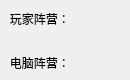
<?xml version="1.0" encoding="UTF-8"?>
<ui version="4.0">
 <class>MarkBoard</class>
 <widget class="QWidget" name="MarkBoard">
  <property name="geometry">
   <rect>
    <x>0</x>
    <y>0</y>
    <width>130</width>
    <height>80</height>
   </rect>
  </property>
  <property name="windowTitle">
   <string>Form</string>
  </property>
  <widget class="QWidget" name="gridLayoutWidget">
   <property name="geometry">
    <rect>
     <x>0</x>
     <y>0</y>
     <width>131</width>
     <height>81</height>
    </rect>
   </property>
   <layout class="QGridLayout" name="gridLayout">
    <item row="0" column="0">
     <widget class="QLabel" name="label">
      <property name="palette">
       <palette>
        <active>
         <colorrole role="Text">
          <brush brushstyle="SolidPattern">
           <color alpha="255">
            <red>255</red>
            <green>255</green>
            <blue>0</blue>
           </color>
          </brush>
         </colorrole>
         <colorrole role="PlaceholderText">
          <brush brushstyle="SolidPattern">
           <color alpha="128">
            <red>255</red>
            <green>255</green>
            <blue>0</blue>
           </color>
          </brush>
         </colorrole>
        </active>
        <inactive>
         <colorrole role="Text">
          <brush brushstyle="SolidPattern">
           <color alpha="255">
            <red>255</red>
            <green>255</green>
            <blue>0</blue>
           </color>
          </brush>
         </colorrole>
         <colorrole role="PlaceholderText">
          <brush brushstyle="SolidPattern">
           <color alpha="128">
            <red>255</red>
            <green>255</green>
            <blue>0</blue>
           </color>
          </brush>
         </colorrole>
        </inactive>
        <disabled>
         <colorrole role="Text">
          <brush brushstyle="SolidPattern">
           <color alpha="255">
            <red>120</red>
            <green>120</green>
            <blue>120</blue>
           </color>
          </brush>
         </colorrole>
         <colorrole role="PlaceholderText">
          <brush brushstyle="SolidPattern">
           <color alpha="128">
            <red>0</red>
            <green>0</green>
            <blue>0</blue>
           </color>
          </brush>
         </colorrole>
        </disabled>
       </palette>
      </property>
      <property name="frameShadow">
       <enum>QFrame::Plain</enum>
      </property>
      <property name="text">
       <string>   玩家阵营：</string>
      </property>
      <property name="scaledContents">
       <bool>false</bool>
      </property>
     </widget>
    </item>
    <item row="2" column="0">
     <widget class="QLabel" name="label_2">
      <property name="text">
       <string>   电脑阵营：</string>
      </property>
     </widget>
    </item>
    <item row="0" column="1">
     <widget class="QLabel" name="Mark1">
      <property name="text">
       <string/>
      </property>
     </widget>
    </item>
    <item row="2" column="1">
     <widget class="QLabel" name="Mark2">
      <property name="text">
       <string/>
      </property>
     </widget>
    </item>
   </layout>
  </widget>
 </widget>
 <resources/>
 <connections/>
</ui>
